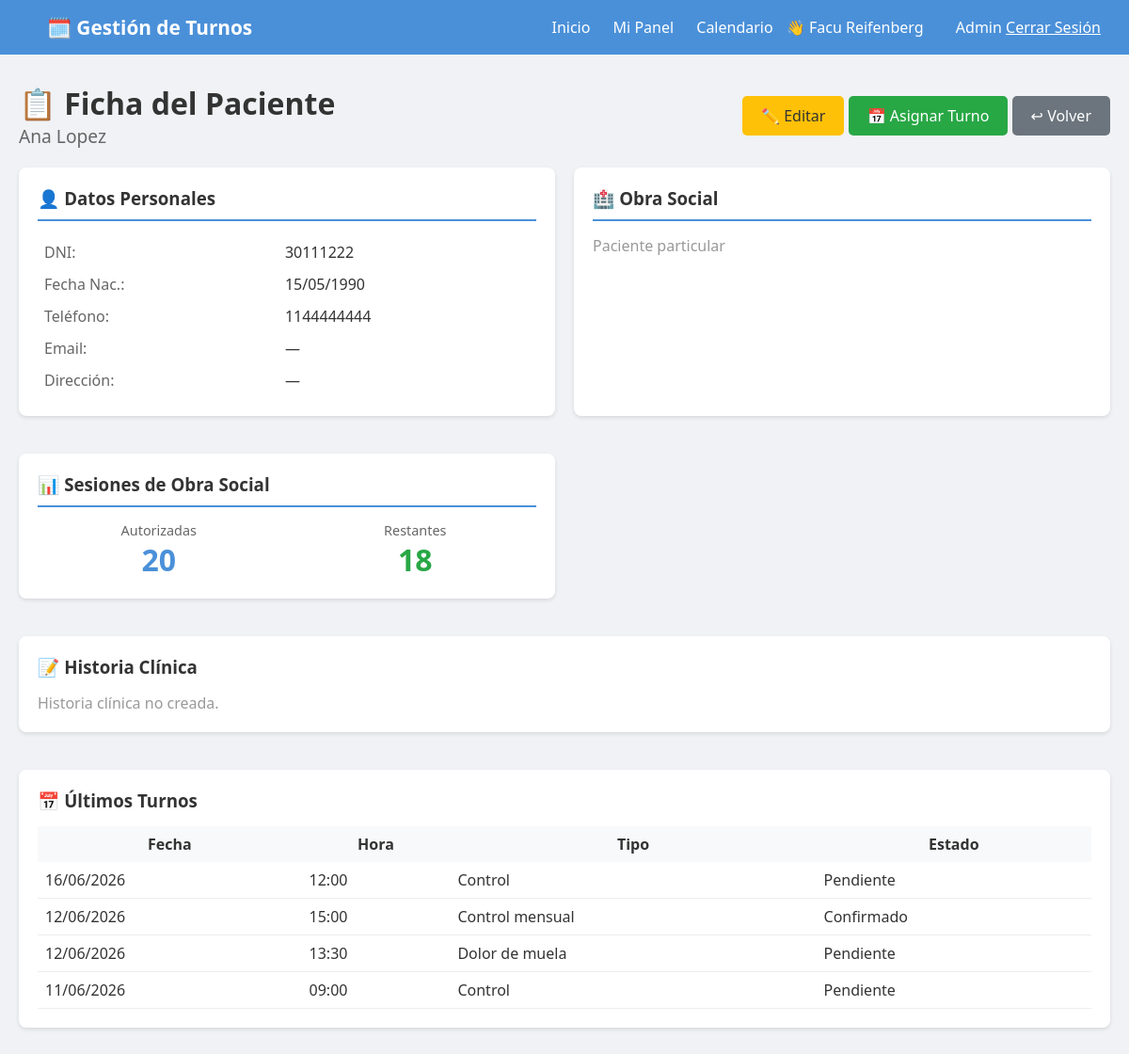
Page /pacientes/3/ (signed in) on the committed database.
### usuarios/models.py (models this page shows, shortened)
class Usuario(AbstractUser):
    ROLES = [
        ('admin', 'Administrador'),
        ('profesional', 'Profesional'),
        ('secretaria', 'Secretaría'),
        ('paciente', 'Paciente'),
    ]
    rol = models.CharField(max_length=20, choices=ROLES, default='paciente')
    telefono = models.CharField(max_length=20, blank=True)
    establecimiento = models.ForeignKey(
    'establecimientos.Establecimiento',
    on_delete=models.SET_NULL,
    null=True,
    blank=True,
    verbose_name='Establecimiento'
)
    class Meta:
        verbose_name = 'Usuario'
        verbose_name_plural = 'Usuarios'

### pacientes/models.py (models this page shows, shortened)
class Paciente(Persona):
    GENEROS = [
        ('M', 'Masculino'),
        ('F', 'Femenino'),
        ('X', 'No binario'),
    ]
    usuario = models.OneToOneField(
        'usuarios.Usuario',
        on_delete=models.SET_NULL,
        null=True,
        blank=True,
        verbose_name='Usuario'
    )
    genero = models.CharField(
        max_length=1,
        choices=GENEROS,
        blank=True,
        verbose_name='Género'
    )
    direccion = models.CharField(
        max_length=200,
        blank=True,
        verbose_name='Dirección'
    )
    obra_social = models.ForeignKey(
        'obras_sociales.ObraSocial',
        on_delete=models.SET_NULL,
        null=True,
        blank=True,
        verbose_name='Obra Social'
    )
    numero_afiliado = models.CharField(
        max_length=50,
        blank=True,
        verbose_name='Número de Afiliado'
    )
    plan_obra_social = models.ForeignKey(
        'obras_sociales.Plan',
        on_delete=models.SET_NULL,
        null=True,
        blank=True,
        verbose_name='Plan'
    )
    observaciones = models.TextField(
        blank=True,
        verbose_name='Observaciones'
    )
    sesiones_autorizadas = models.IntegerField(
    null=True,
    blank=True,
    verbose_name='Sesiones Autorizadas'
    )
    sesiones_restantes = models.IntegerField(
        null=True,
        blank=True,
        verbose_name='Sesiones Restantes'
    )
    fecha_vencimiento_sesiones = models.DateField(
        null=True,
        blank=True,
        verbose_name='Vencimiento de Sesiones'
    )
    contacto_emergencia_nombre = models.CharField(
        max_length=100,
        blank=True,
        verbose_name='Contacto Emergencia - Nombre'
    )
    contacto_emergencia_telefono = models.CharField(
        max_length=20,
        blank=True,
        verbose_name='Contacto Emergencia - Teléfono'
    )
    class Meta:
        verbose_name = 'Paciente'
        verbose_name_plural = 'Pacientes'
        ordering = ['apellido', 'nombre']

### turnos_profesionales/models.py (models this page shows, shortened)
class TurnoProfesional(ModeloBase):
    ESTADOS = [
        ('pendiente', 'Pendiente'),
        ('confirmado', 'Confirmado'),
        ('cancelado', 'Cancelado'),
        ('no_asistio', 'No Asistió'),
        ('completado', 'Completado'),
        ('en_sala', 'En Sala de Espera'),
    ]
    profesional = models.ForeignKey(
        'profesionales.Profesional',
        on_delete=models.CASCADE,
        verbose_name='Profesional'
    )
    paciente = models.ForeignKey(
        'pacientes.Paciente',
        on_delete=models.CASCADE,
        verbose_name='Paciente'
    )
    fecha = models.DateField(verbose_name='Fecha')
    hora_inicio = models.TimeField(verbose_name='Hora de Inicio')
    hora_fin = models.TimeField(verbose_name='Hora de Fin')
    estado = models.CharField(
        max_length=20,
        choices=ESTADOS,
        default='pendiente',
        verbose_name='Estado'
    )
    tipo_consulta = models.CharField(
        max_length=100,
        blank=True,
        verbose_name='Tipo de Consulta'
    )
    notas_internas = models.TextField(
        blank=True,
        verbose_name='Notas Internas'
    )
    obra_social = models.ForeignKey(
        'obras_sociales.ObraSocial',
        on_delete=models.SET_NULL,
        null=True,
        blank=True,
        verbose_name='Obra Social'
    )
    requiere_autorizacion = models.BooleanField(
        default=False,
        verbose_name='Requiere Autorización'
    )
    enviar_recordatorio = models.BooleanField(
        default=True,
        verbose_name='Enviar Recordatorio'
    )
    establecimiento = models.ForeignKey(
    'establecimientos.Establecimiento',
    on_delete=models.SET_NULL,
    null=True,
    blank=True,
    verbose_name='Consultorio'
)
    class Meta:
        verbose_name = 'Turno Profesional'
        verbose_name_plural = 'Turnos Profesionales'
        ordering = ['fecha', 'hora_inicio']

### pacientes/views.py (the view)
# urls.py: path('<int:paciente_id>/', views.ficha_paciente, name='ficha_paciente'),
@login_required
def ficha_paciente(request, paciente_id):
    if request.user.rol not in ['profesional', 'secretaria']:
        messages.error(request, 'No tenés acceso.')
        return redirect('home')
    if request.user.rol == 'secretaria':
        profesional = None
    elif request.user.rol == 'profesional':
        profesional = get_object_or_404(Profesional, usuario=request.user)
    else:
        profesional = None
    paciente = get_object_or_404(Paciente, id=paciente_id)
    historia = HistoriaClinica.objects.filter(paciente=paciente).first()
    evoluciones = Evolucion.objects.filter(
        historia_clinica=historia
    ).order_by('-creado') if historia else []
    turnos = TurnoProfesional.objects.filter(
        profesional=profesional,
        paciente=paciente
    ).order_by('-fecha', '-hora_inicio')[:20]
    return render(request, 'pacientes/ficha.html', {
        'profesional': profesional,
        'paciente': paciente,
        'historia': historia,
        'evoluciones': evoluciones,
        'turnos': turnos,
        'es_secretaria': request.user.rol == 'secretaria'
    })

### core_app/models.py (called while the page is built)
    @property
    def nombre_completo(self):
        return f"{self.nombre} {self.apellido}"

### pacientes/templates/pacientes/ficha.html (shortened to what this page needs)
{% extends 'core_app/base.html' %}
{% block content %}
<div style="display: flex; justify-content: space-between; align-items: center; margin-bottom: 20px;">
    <div>
        <h1>📋 Ficha del Paciente</h1>
        <p style="color: #666; font-size: 1.2em;">{{ paciente.nombre_completo }}</p>
    </div>
    <div>
        {% if not es_secretaria %}
            <a href="{% url 'editar_paciente' paciente.id %}" class="btn" style="background: #ffc107; color: #333;">✏️ Editar</a>
        {% endif %}
        <a href="{% url 'asignar_turno' paciente.id %}" class="btn btn-success">📅 Asignar Turno</a>
        {% if request.user.rol == 'secretaria' %}
            <a href="{% url 'panel_secretaria' %}" class="btn" style="background: #6c757d;">↩ Volver</a>
        {% else %}
            <a href="{% url 'panel_profesional' %}" class="btn" style="background: #6c757d;">↩ Volver</a>
        {% endif %}
    </div>
</div>
<div style="display: grid; grid-template-columns: 1fr 1fr; gap: 20px;">
    <div class="card">
        <h3 style="margin-bottom: 15px; padding-bottom: 10px; border-bottom: 2px solid #4A90D9;">👤 Datos Personales</h3>
        <table style="width: 100%;">
            <tr><td style="padding: 5px; color: #666;">DNI:</td><td style="padding: 5px;">{{ paciente.dni }}</td></tr>
            <tr><td style="padding: 5px; color: #666;">Fecha Nac.:</td><td style="padding: 5px;">{{ paciente.fecha_nacimiento|date:"d/m/Y" }}</td></tr>
            <tr><td style="padding: 5px; color: #666;">Teléfono:</td><td style="padding: 5px;">{{ paciente.telefono }}</td></tr>
            <tr><td style="padding: 5px; color: #666;">Email:</td><td style="padding: 5px;">{{ paciente.email|default:"—" }}</td></tr>
            <tr><td style="padding: 5px; color: #666;">Dirección:</td><td style="padding: 5px;">{{ paciente.direccion|default:"—" }}</td></tr>
        </table>
    </div>
    <div class="card">
        <h3 style="margin-bottom: 15px; padding-bottom: 10px; border-bottom: 2px solid #4A90D9;">🏥 Obra Social</h3>
        {% if paciente.obra_social %}
            <table style="width: 100%;">
                <tr><td style="padding: 5px; color: #666;">Obra Social:</td><td style="padding: 5px;">{{ paciente.obra_social.nombre }}</td></tr>
                <tr><td style="padding: 5px; color: #666;">Sigla:</td><td style="padding: 5px;">{{ paciente.obra_social.sigla }}</td></tr>
                <tr><td style="padding: 5px; color: #666;">N° Afiliado:</td><td style="padding: 5px;">{{ paciente.numero_afiliado|default:"—" }}</td></tr>
                {% if paciente.plan_obra_social %}
                    <tr><td style="padding: 5px; color: #666;">Plan:</td><td style="padding: 5px;">{{ paciente.plan_obra_social.nombre }}</td></tr>
                {% endif %}
            </table>
        {% else %}
            <p style="color: #999;">Paciente particular</p>
        {% endif %}
    </div>
    {% if paciente.sesiones_autorizadas %}
    <div class="card">
        <h3 style="margin-bottom: 15px; padding-bottom: 10px; border-bottom: 2px solid #4A90D9;">
            📊 Sesiones de Obra Social
        </h3>
        <div style="display: grid; grid-template-columns: repeat(2, 1fr); gap: 15px; text-align: center;">
            <div>
                <div style="color: #666; font-size: 0.9em;">Autorizadas</div>
                <div style="font-size: 2em; font-weight: bold; color: #4A90D9;">{{ paciente.sesiones_autorizadas }}</div>
            </div>
            <div>
                <div style="color: #666; font-size: 0.9em;">Restantes</div>
                <div style="font-size: 2em; font-weight: bold;
                            {% if paciente.sesiones_restantes <= 3 %}color: #dc3545;
                            {% elif paciente.sesiones_restantes <= 7 %}color: #ffc107;
                            {% else %}color: #28a745;{% endif %}">
                    {{ paciente.sesiones_restantes|default:"—" }}
                </div>
            </div>
        </div>
    </div>
    {% endif %}
    {% if not es_secretaria %}
    <div class="card" style="grid-column: 1 / -1;">
        <h3 style="margin-bottom: 15px;">📝 Historia Clínica {% if historia %}<span style="font-size: 0.8em; color: #999;">N° {{ historia.numero_historia }}</span>{% endif %}</h3>
        {% if historia %}
            <div style="display: grid; grid-template-columns: 1fr 1fr; gap: 10px; margin-bottom: 20px;">
                <div><strong>Antecedentes Personales:</strong><p style="color: #666;">{{ historia.antecedentes_personales|default:"Sin datos" }}</p></div>
                <div><strong>Antecedentes Familiares:</strong><p style="color: #666;">{{ historia.antecedentes_familiares|default:"Sin datos" }}</p></div>
                <div><strong>Alergias:</strong><p style="color: #666;">{{ historia.alergias|default:"Sin datos" }}</p></div>
                <div><strong>Medicación Habitual:</strong><p style="color: #666;">{{ historia.medicacion_habitual|default:"Sin datos" }}</p></div>
            </div>
            <h4>📅 Últimas Evoluciones</h4>
            {% if evoluciones %}
                <table style="width: 100%; border-collapse: collapse;">
                    <thead>
                        <tr style="background: #f8f9fa;">
                            <th style="padding: 8px;">Fecha</th>
                            <th style="padding: 8px;">Motivo</th>
                            <th style="padding: 8px;">Diagnóstico</th>
                            <th style="padding: 8px;">Profesional</th>
                        </tr>
                    </thead>
                    <tbody>
                        {% for evo in evoluciones|slice:":10" %}
                        <tr style="border-bottom: 1px solid #eee;">
                            <td style="padding: 8px;">{{ evo.creado|date:"d/m/Y" }}</td>
                            <td style="padding: 8px;">{{ evo.motivo_consulta|truncatechars:40 }}</td>
                            <td style="padding: 8px;">{{ evo.diagnostico|truncatechars:40|default:"—" }}</td>
                            <td style="padding: 8px;">{{ evo.profesional.nombre_completo }}</td>
                        </tr>
                        {% empty %}
                        <tr><td colspan="4" style="padding: 20px; text-align: center; color: #999;">Sin evoluciones</td></tr>
                        {% endfor %}
                    </tbody>
                </table>
            {% else %}
                <p style="color: #999;">No hay evoluciones registradas.</p>
            {% endif %}
        {% else %}
            <p style="color: #999;">Historia clínica no creada.</p>
        {% endif %}
    </div>
    {% endif %}
    <div class="card" style="grid-column: 1 / -1;">
        <h3 style="margin-bottom: 15px;">📅 Últimos Turnos</h3>
        {% if turnos %}
            <table style="width: 100%; border-collapse: collapse;">
                <thead>
                    <tr style="background: #f8f9fa;">
                        <th style="padding: 8px;">Fecha</th>
                        <th style="padding: 8px;">Hora</th>
                        <th style="padding: 8px;">Tipo</th>
                        <th style="padding: 8px;">Estado</th>
                    </tr>
                </thead>
                <tbody>
                    {% for t in turnos %}
                    <tr style="border-bottom: 1px solid #eee;">
                        <td style="padding: 8px;">{{ t.fecha|date:"d/m/Y" }}</td>
                        <td style="padding: 8px;">{{ t.hora_inicio|time:"H:i" }}</td>
                        <td style="padding: 8px;">{{ t.tipo_consulta|default:"—" }}</td>
                        <td style="padding: 8px;">{{ t.get_estado_display }}</td>
                    </tr>
                    {% endfor %}
                </tbody>
            </table>
        {% else %}
            <p style="color: #999;">No hay turnos registrados.</p>
        {% endif %}
    </div>
</div>
{% endblock %}

### core_app/templates/core_app/base.html (shortened to what this page needs)
<!DOCTYPE html>
<html lang="es">
<head>
</head>
<body>
    <nav>
        <div class="logo">
            <a href="{% url 'home' %}" style="color: white; text-decoration: none;">
                🗓️ Gestión de Turnos
            </a>
        </div>
        <div>
            <a href="{% url 'home' %}">Inicio</a>
            {% if user.is_authenticated %}
                {% if user.rol == 'profesional' %}
                    <a href="{% url 'panel_profesional' %}">Mi Panel</a>
                    <a href="{% url 'calendario_semanal' %}">Calendario</a>
                {% elif user.rol == 'secretaria' %}
                    <a href="{% url 'panel_secretaria' %}">📋 Panel Secretaría</a>
                    <a href="{% url 'calendario_semanal' %}">Calendario</a>
                {% endif %}
                <span style="margin: 0 10px;">👋 {{ user.get_full_name|default:user.username }}</span>
                <a href="{% url 'admin:index' %}">Admin</a>
                <form method="post" action="{% url 'logout' %}" style="display: inline;">
                    <button type="submit" style="background: none; border: none; color: white; cursor: pointer; font: inherit; text-decoration: underline;">
                        Cerrar Sesión
                    </button>
                </form>
            {% else %}
                <a href="{% url 'login' %}">Ingresar</a>
                <a href="{% url 'registro' %}">Registrarse</a>
            {% endif %}
        </div>
    </nav>
    <div class="container">
        {% block content %}
        {% endblock %}
    </div>
</body>
</html>

### core_app/templates/core_app/base.html (style rules this page uses)
* { margin: 0; padding: 0; box-sizing: border-box; }
body { font-family: 'Segoe UI', Tahoma, Geneva, Verdana, sans-serif; background-color: #f0f2f5; color: #333; }
nav { background-color: #4A90D9; padding: 15px 30px; color: white; display: flex; justify-content: space-between; align-items: center; }
nav .logo { font-size: 1.3em; font-weight: bold; }
nav a { color: white; text-decoration: none; margin-left: 20px; }
.container { max-width: 1200px; margin: 30px auto; padding: 0 20px; }
.btn { display: inline-block; padding: 10px 20px; background-color: #4A90D9; color: white; text-decoration: none; border-radius: 5px; border: none; cursor: pointer; font-size: 1em; }
.btn-success { background-color: #28a745; }
.card { background: white; border-radius: 8px; padding: 20px; margin-bottom: 20px; box-shadow: 0 2px 4px rgba(0,0,0,0.1); }

### rows in the picture
Usuario: get_full_name "Facu Reifenberg"
Paciente: nombre_completo "Ana Lopez", dni "30111222", fecha_nacimiento "15/05/1990", telefono "1144444444", email "—", direccion "—", sesiones_autorizadas "20", sesiones_restantes "18"
TurnoProfesional: fecha "16/06/2026", hora_inicio "12:00", tipo_consulta "Control", estado "Pendiente"
TurnoProfesional: fecha "12/06/2026", hora_inicio "15:00", tipo_consulta "Control mensual", estado "Confirmado"
TurnoProfesional: fecha "12/06/2026", hora_inicio "13:30", tipo_consulta "Dolor de muela", estado "Pendiente"
TurnoProfesional: fecha "11/06/2026", hora_inicio "09:00", tipo_consulta "Control", estado "Pendiente"
